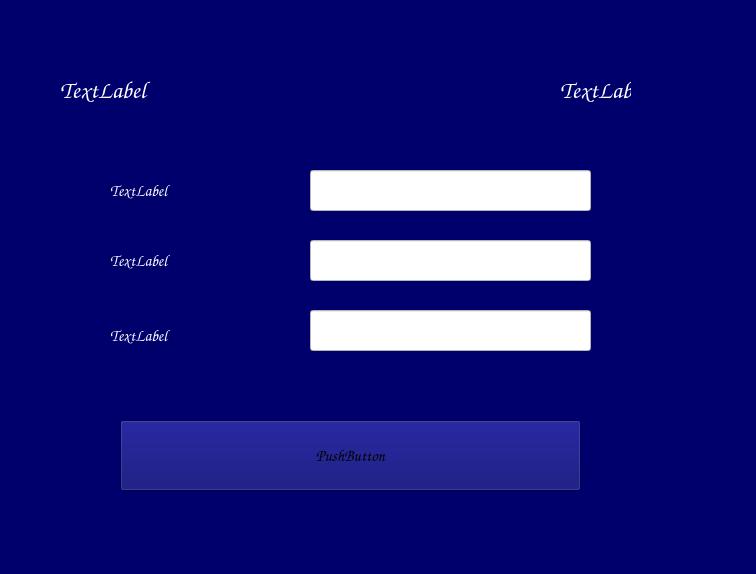
<?xml version="1.0" encoding="UTF-8"?>
<ui version="4.0">
 <class>InputData</class>
 <widget class="QWidget" name="InputData">
  <property name="geometry">
   <rect>
    <x>0</x>
    <y>0</y>
    <width>756</width>
    <height>574</height>
   </rect>
  </property>
  <property name="maximumSize">
   <size>
    <width>756</width>
    <height>574</height>
   </size>
  </property>
  <property name="windowTitle">
   <string>Enter Data</string>
  </property>
  <property name="styleSheet">
   <string notr="true">background-color: rgb(0, 0, 108);</string>
  </property>
  <widget class="QLabel" name="nameProcess">
   <property name="geometry">
    <rect>
     <x>110</x>
     <y>170</y>
     <width>181</width>
     <height>41</height>
    </rect>
   </property>
   <property name="font">
    <font>
     <family>Comic Sans MS</family>
     <pointsize>12</pointsize>
     <weight>75</weight>
     <italic>true</italic>
     <bold>true</bold>
    </font>
   </property>
   <property name="styleSheet">
    <string notr="true">color: rgb(255, 255, 255);</string>
   </property>
   <property name="text">
    <string>TextLabel</string>
   </property>
  </widget>
  <widget class="QLabel" name="arrivalTime">
   <property name="geometry">
    <rect>
     <x>110</x>
     <y>240</y>
     <width>181</width>
     <height>41</height>
    </rect>
   </property>
   <property name="font">
    <font>
     <family>Comic Sans MS</family>
     <pointsize>12</pointsize>
     <weight>75</weight>
     <italic>true</italic>
     <bold>true</bold>
    </font>
   </property>
   <property name="styleSheet">
    <string notr="true">color: rgb(255, 255, 255);</string>
   </property>
   <property name="text">
    <string>TextLabel</string>
   </property>
  </widget>
  <widget class="QLabel" name="serviceTime">
   <property name="geometry">
    <rect>
     <x>110</x>
     <y>310</y>
     <width>181</width>
     <height>51</height>
    </rect>
   </property>
   <property name="font">
    <font>
     <family>Comic Sans MS</family>
     <pointsize>12</pointsize>
     <weight>75</weight>
     <italic>true</italic>
     <bold>true</bold>
    </font>
   </property>
   <property name="styleSheet">
    <string notr="true">color: rgb(255, 255, 255);</string>
   </property>
   <property name="text">
    <string>TextLabel</string>
   </property>
  </widget>
  <widget class="QPushButton" name="okInputData">
   <property name="geometry">
    <rect>
     <x>120</x>
     <y>420</y>
     <width>461</width>
     <height>71</height>
    </rect>
   </property>
   <property name="font">
    <font>
     <family>Comic Sans MS</family>
     <pointsize>12</pointsize>
     <weight>75</weight>
     <italic>true</italic>
     <bold>true</bold>
    </font>
   </property>
   <property name="styleSheet">
    <string notr="true">
QPushButton#okInputData:hover{
	background-color: rgb(209, 69, 0);
};
background-color: rgb(255, 255, 255);</string>
   </property>
   <property name="text">
    <string>PushButton</string>
   </property>
  </widget>
  <widget class="QLineEdit" name="lineEditProcessName">
   <property name="geometry">
    <rect>
     <x>310</x>
     <y>170</y>
     <width>281</width>
     <height>41</height>
    </rect>
   </property>
   <property name="font">
    <font>
     <family>Comic Sans MS</family>
     <pointsize>14</pointsize>
     <weight>75</weight>
     <italic>true</italic>
     <bold>true</bold>
    </font>
   </property>
   <property name="styleSheet">
    <string notr="true">background-color: rgb(255, 255, 255);</string>
   </property>
  </widget>
  <widget class="QLineEdit" name="lineEditArrivalTime">
   <property name="geometry">
    <rect>
     <x>310</x>
     <y>240</y>
     <width>281</width>
     <height>41</height>
    </rect>
   </property>
   <property name="font">
    <font>
     <family>Comic Sans MS</family>
     <pointsize>14</pointsize>
     <weight>75</weight>
     <italic>true</italic>
     <bold>true</bold>
    </font>
   </property>
   <property name="styleSheet">
    <string notr="true">background-color: rgb(255, 255, 255);</string>
   </property>
  </widget>
  <widget class="QLineEdit" name="lineEditServiceTime">
   <property name="geometry">
    <rect>
     <x>310</x>
     <y>310</y>
     <width>281</width>
     <height>41</height>
    </rect>
   </property>
   <property name="font">
    <font>
     <family>Comic Sans MS</family>
     <pointsize>14</pointsize>
     <weight>75</weight>
     <italic>true</italic>
     <bold>true</bold>
    </font>
   </property>
   <property name="styleSheet">
    <string notr="true">background-color: rgb(255, 255, 255);</string>
   </property>
  </widget>
  <widget class="QLabel" name="labelHedear">
   <property name="geometry">
    <rect>
     <x>60</x>
     <y>50</y>
     <width>471</width>
     <height>81</height>
    </rect>
   </property>
   <property name="font">
    <font>
     <family>Comic Sans MS</family>
     <pointsize>18</pointsize>
     <weight>75</weight>
     <italic>true</italic>
     <bold>true</bold>
    </font>
   </property>
   <property name="styleSheet">
    <string notr="true">color: rgb(255, 255, 255);</string>
   </property>
   <property name="text">
    <string>TextLabel</string>
   </property>
  </widget>
  <widget class="QLabel" name="numberProcess">
   <property name="geometry">
    <rect>
     <x>560</x>
     <y>50</y>
     <width>71</width>
     <height>81</height>
    </rect>
   </property>
   <property name="font">
    <font>
     <family>Comic Sans MS</family>
     <pointsize>18</pointsize>
     <weight>75</weight>
     <italic>true</italic>
     <bold>true</bold>
    </font>
   </property>
   <property name="styleSheet">
    <string notr="true">color: rgb(255, 255, 255);</string>
   </property>
   <property name="text">
    <string>TextLabel</string>
   </property>
  </widget>
 </widget>
 <resources/>
 <connections/>
</ui>
